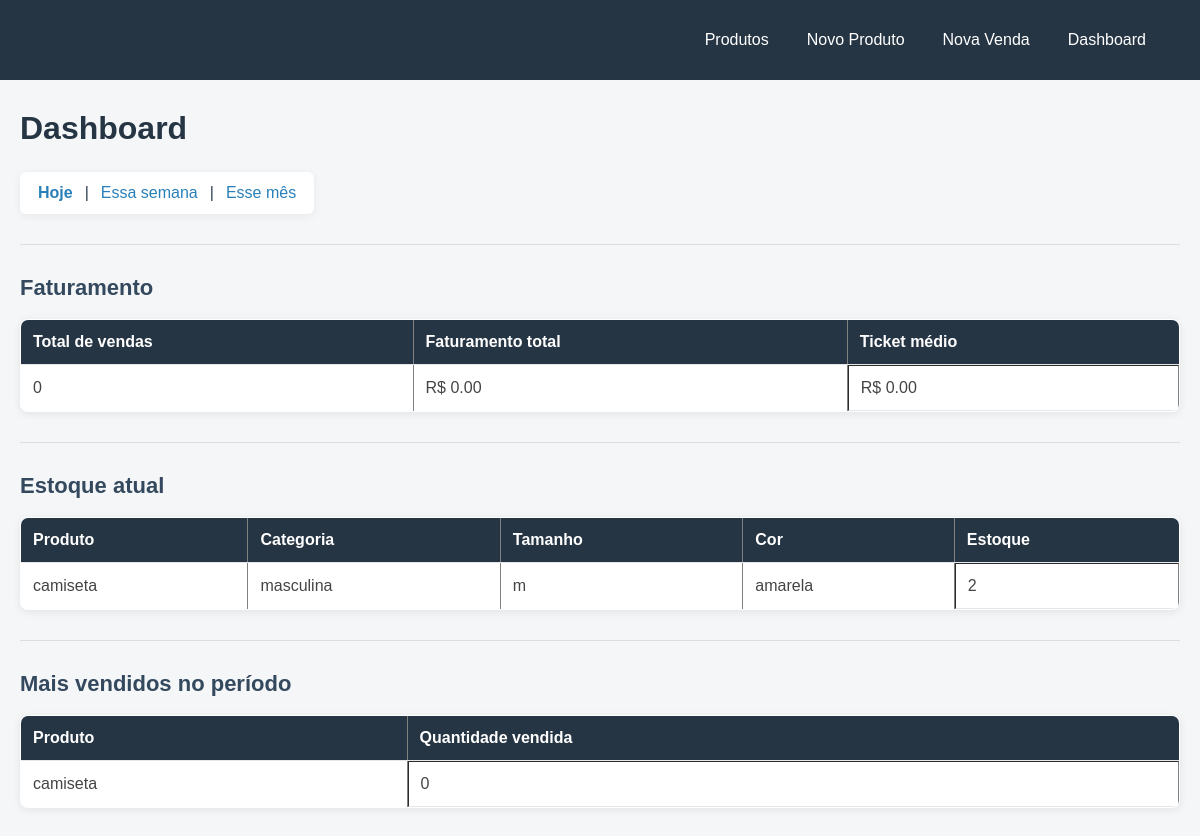
The app's page /dashboard, older data.
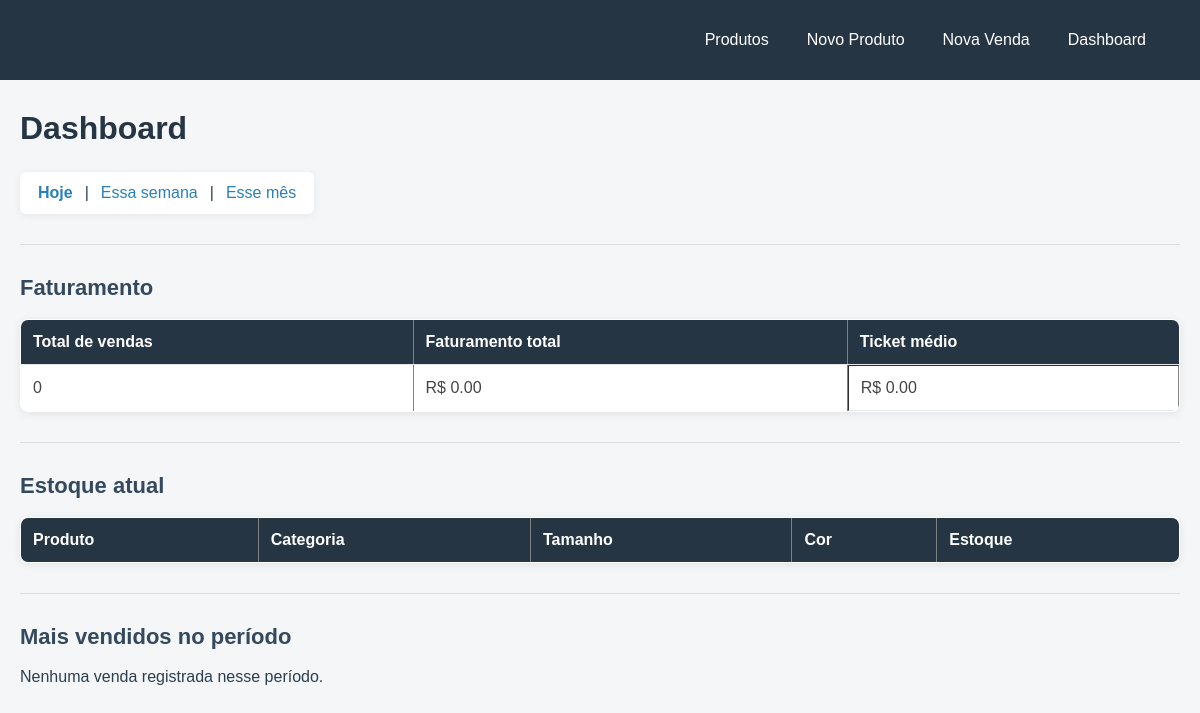
The same page, newer data.
### tables this page shows
CREATE TABLE produtos (
    id INTEGER PRIMARY KEY AUTOINCREMENT,
    nome TEXT NOT NULL,
    categoria TEXT,
    tamanho TEXT,
    cor TEXT,
    preco_custo REAL,
    preco_venda REAL NOT NULL,
    quantidade_estoque INTEGER NOT NULL DEFAULT 0,
    ativo INTEGER DEFAULT 1,
    criado_em TEXT DEFAULT CURRENT_TIMESTAMP
);

### app.py (the view)
@app.route("/dashboard")
def dashboard():
    periodo = request.args.get("periodo", "hoje")  # hoje, semana, mes
    hoje = date.today()
    if periodo == "semana":
        data_inicio = hoje - timedelta(days=hoje.weekday())
    elif periodo == "mes":
        data_inicio = hoje.replace(day=1)
    else:
        data_inicio = hoje
    conn = get_connection()
    faturamento = conn.execute("""
        SELECT COUNT(*) as total_vendas,
        COALESCE(SUM(total), 0) as faturamento_total,
        COALESCE(AVG(total), 0) as ticket_medio
        FROM vendas
        WHERE date(data_venda) >= ?
    """, (data_inicio.isoformat(),)).fetchone()
    estoque = conn.execute("""
        SELECT nome, categoria, tamanho, cor, quantidade_estoque
        FROM produtos WHERE ativo = 1
        ORDER BY quantidade_estoque ASC
    """).fetchall()
    mais_vendidos = conn.execute("""
        SELECT p.nome, COALESCE(SUM(iv.quantidade), 0) as total_vendido
        FROM produtos p
        LEFT JOIN itens_venda iv ON iv.produto_id = p.id
        LEFT JOIN vendas v ON v.id = iv.venda_id AND date(v.data_venda) >= ?
        WHERE p.ativo = 1
        GROUP BY p.id
        ORDER BY total_vendido DESC
""", (data_inicio.isoformat(),)).fetchall()
    conn.close()
    return render_template(
        "dashboard.html",
        faturamento=faturamento,
        estoque=estoque,
        mais_vendidos=mais_vendidos,
        periodo=periodo
    )

### database.py (called while the page is built)
def get_connection():
    conn = sqlite3.connect(DB_PATH)
    conn.row_factory = sqlite3.Row  # permite acessar por nome de coluna
    conn.execute("PRAGMA foreign_keys = ON")
    return conn

### templates/dashboard.html
{% extends "base.html" %}
{% block content %}
<h1>Dashboard</h1>
<div>
    <a href="{{ url_for('dashboard', periodo='hoje') }}"
    style="font-weight: {{ 'bold' if periodo == 'hoje' else 'normal' }};">
        Hoje
    </a>
    |
    <a href="{{ url_for('dashboard', periodo='semana') }}"
    style="font-weight: {{ 'bold' if periodo == 'semana' else 'normal' }};">
        Essa semana
    </a>
    |
    <a href="{{ url_for('dashboard', periodo='mes') }}"
    style="font-weight: {{ 'bold' if periodo == 'mes' else 'normal' }};">
        Esse mês
    </a>
</div>
<hr>
<h2>Faturamento</h2>
<table border="1">
    <tr>
        <th>Total de vendas</th>
        <th>Faturamento total</th>
        <th>Ticket médio</th>
    </tr>
    <tr>
        <td>{{ faturamento.total_vendas }}</td>
        <td>R$ {{ "%.2f"|format(faturamento.faturamento_total) }}</td>
        <td>R$ {{ "%.2f"|format(faturamento.ticket_medio) }}</td>
    </tr>
</table>
<hr>
<h2>Estoque atual</h2>
<table border="1">
    <thead>
        <tr>
            <th>Produto</th>
            <th>Categoria</th>
            <th>Tamanho</th>
            <th>Cor</th>
            <th>Estoque</th>
        </tr>
    </thead>
    <tbody>
        {% for produto in estoque %}
        <tr>
            <td>{{ produto.nome }}</td>
            <td>{{ produto.categoria }}</td>
            <td>{{ produto.tamanho }}</td>
            <td>{{ produto.cor }}</td>
            <td>{{ produto.quantidade_estoque }}</td>
        </tr>
        {% endfor %}
    </tbody>
</table>
<hr>
<h2>Mais vendidos no período</h2>
{% if mais_vendidos %}
<table border="1">
    <thead>
        <tr>
            <th>Produto</th>
            <th>Quantidade vendida</th>
        </tr>
    </thead>
    <tbody>
        {% for item in mais_vendidos %}
        <tr>
            <td>{{ item.nome }}</td>
            <td>{{ item.total_vendido }}</td>
        </tr>
        {% endfor %}
    </tbody>
</table>
{% else %}
<p>Nenhuma venda registrada nesse período.</p>
{% endif %}
{% endblock %}

Row changes from the older to the newer data that the page shows:
removed produtos: nome "camiseta", categoria "masculina", tamanho "m", cor "amarela", quantidade_estoque "2", total_vendido "0"
Text that changed along with them:
text no longer shown: "Produto Quantidade vendida"
text now shown: "Nenhuma venda registrada nesse período."
